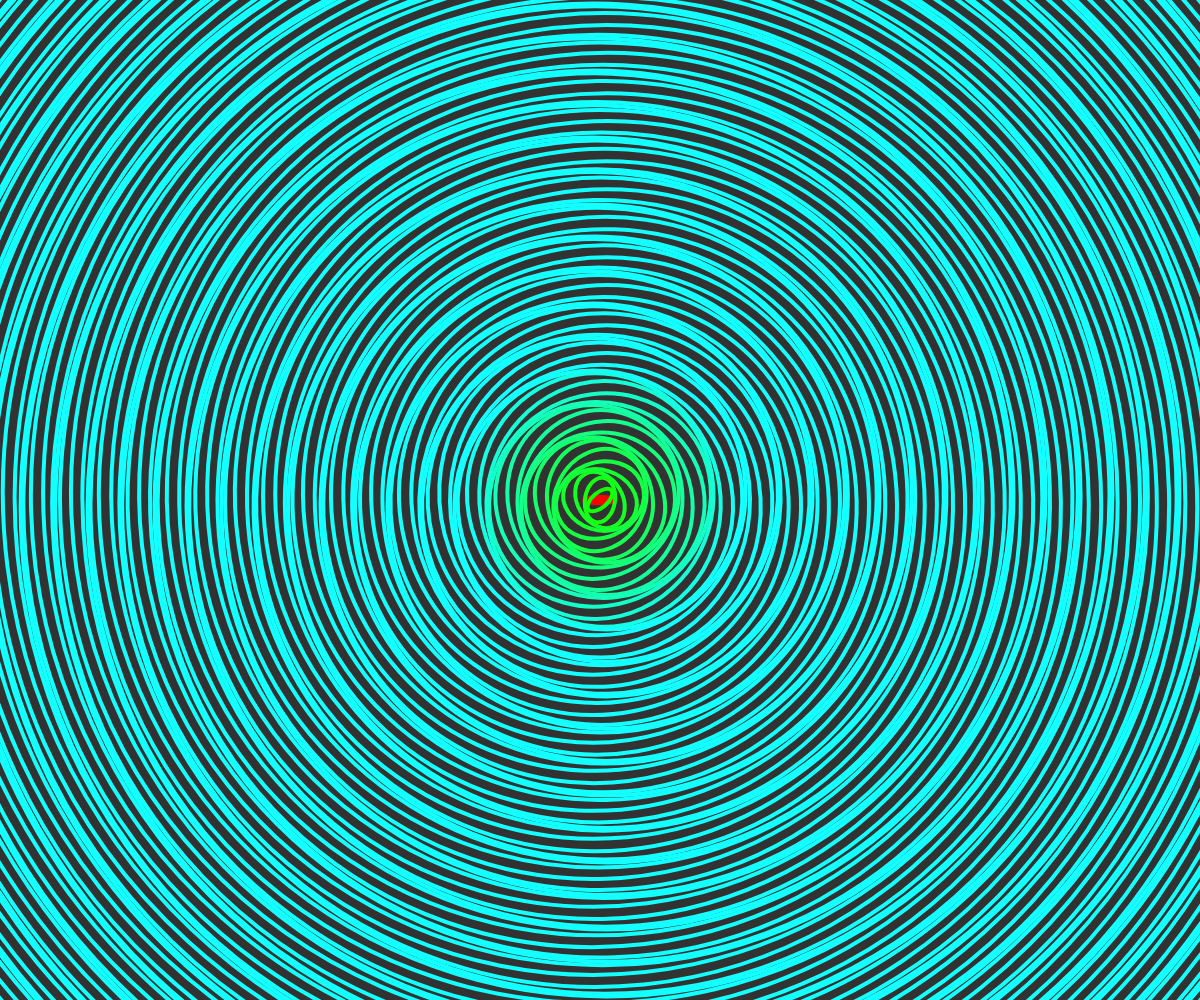
Frame 1 (no input)
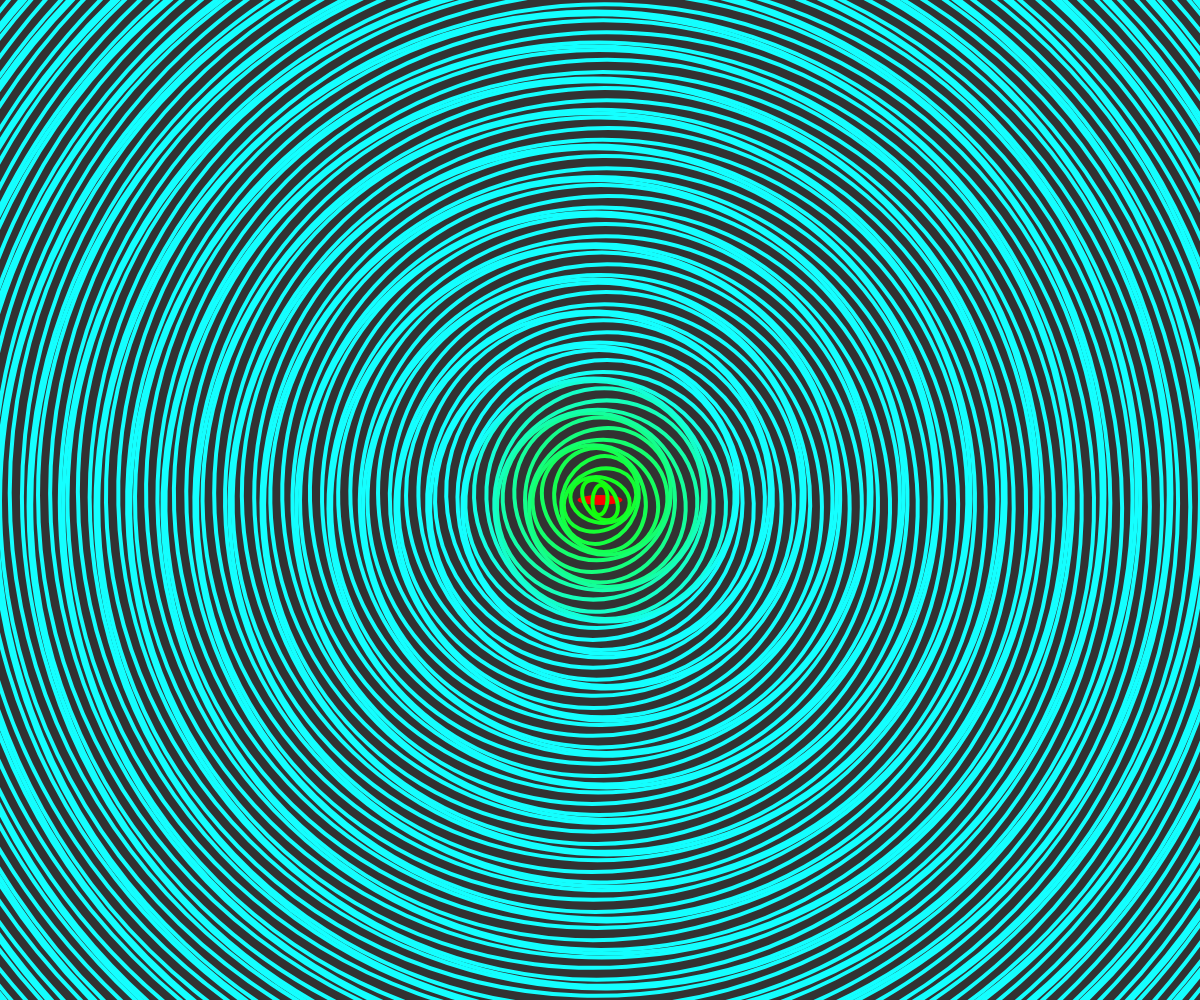
Frame 60 (no input)
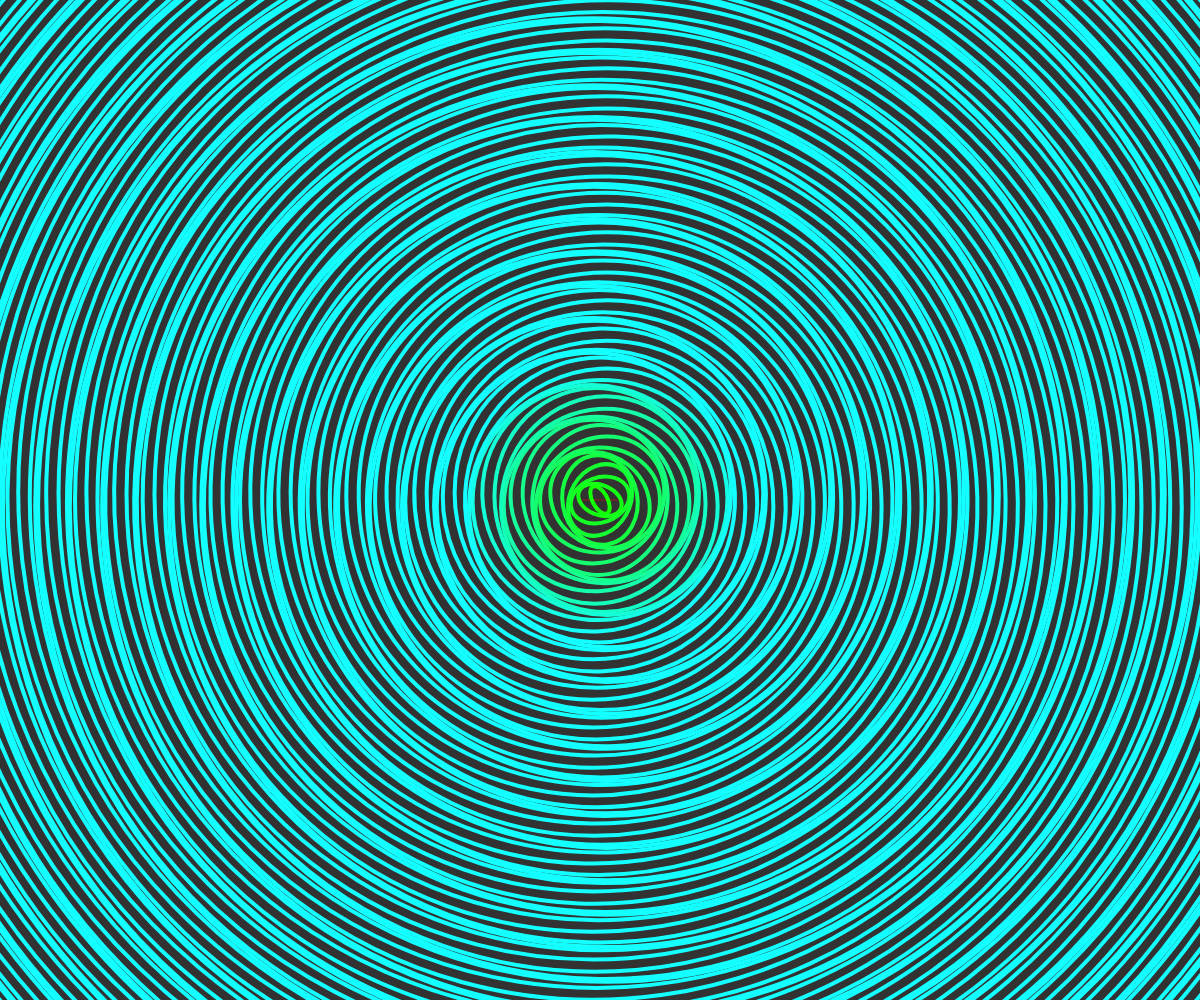
Frame 120 (the mouse pressed at the canvas centre since frame 60)

The p5.js sketch that drew these frames (run headless with seeded random() and noise() and a simulated clock; from frame 60 on, the mouse is pressed at the canvas centre):

// p5.js sketch
// ── sketch.js
let angle = 0;
function setup() {
  createCanvas(windowWidth, windowHeight);
  strokeWeight(4)
}

function draw() {
  background(50);
  noStroke();
  fill(255,0,0)
  ellipse(width/2, height/2, random(50),random(50))
  
  for(let i = 15; i< 5000; i+=15)
  {
    push()
    translate(width/2,height/2)
    rotate(i+ angle * 2)
    noFill()
    stroke(20 , i * 666, i -10)
    ellipse(0, 0, i + 15 , i )
    
    pop()
    
    angle += 0.0003
  }
  
  
}
